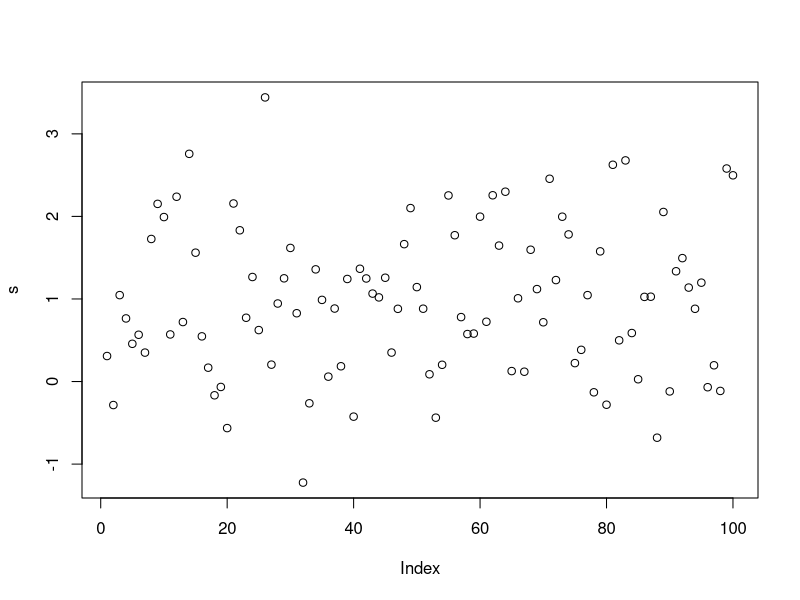
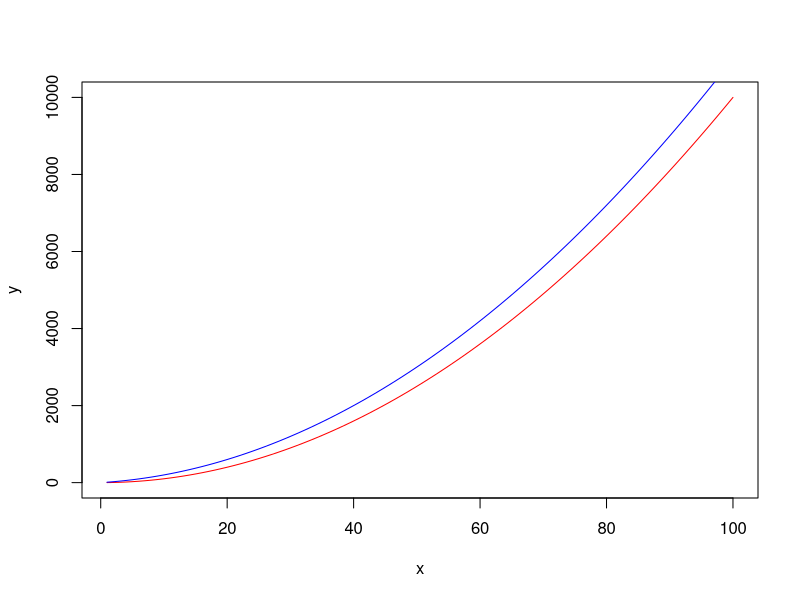
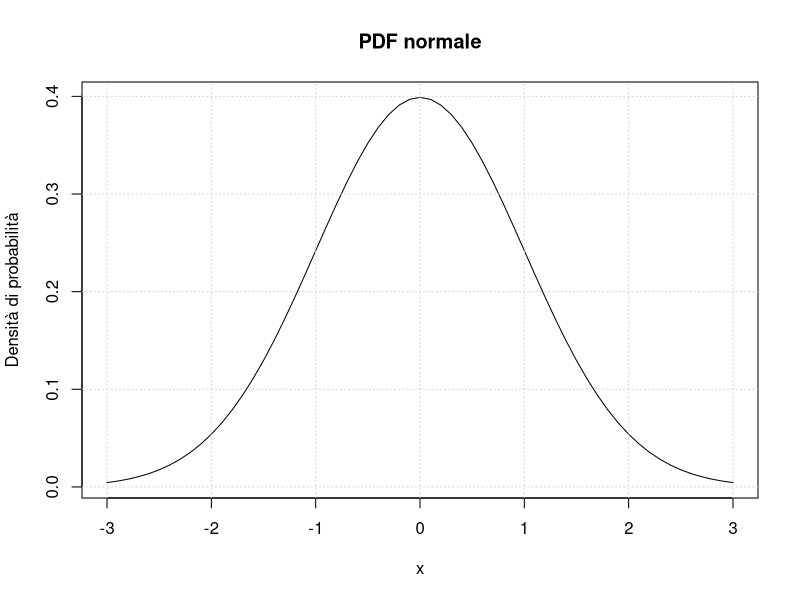
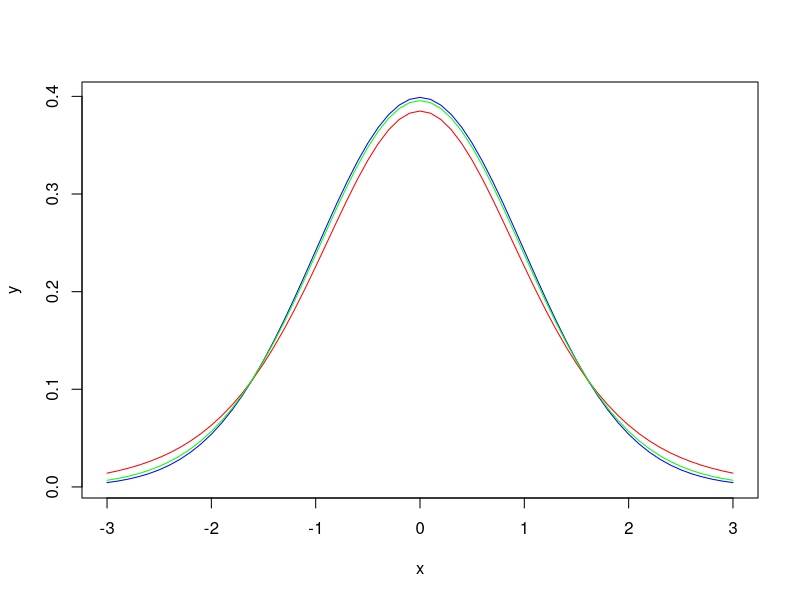
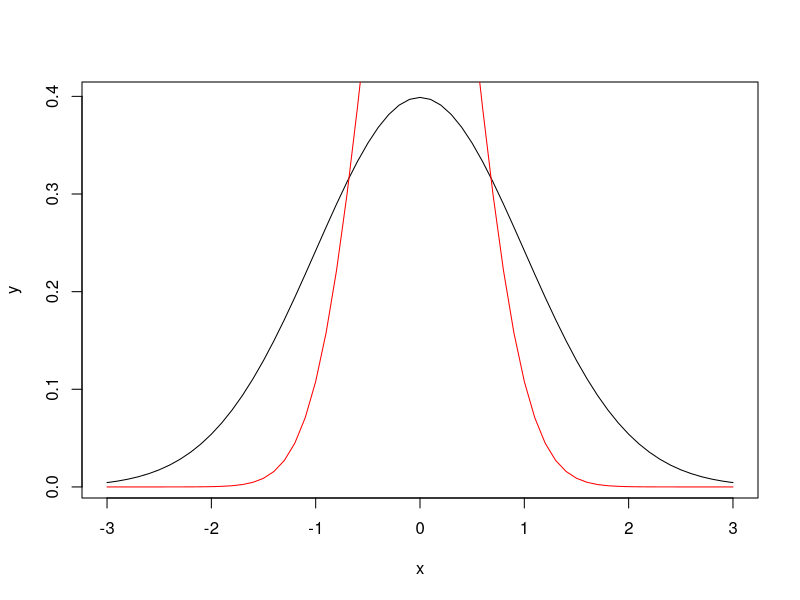
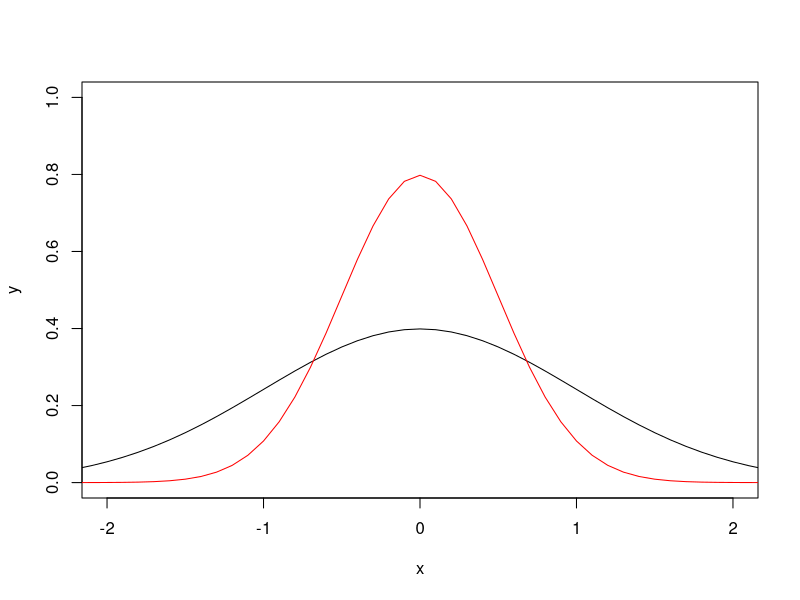
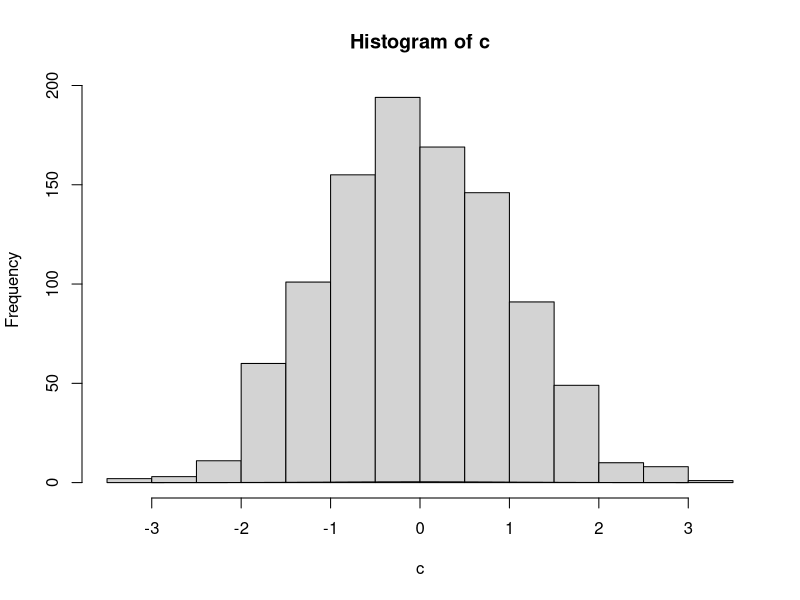
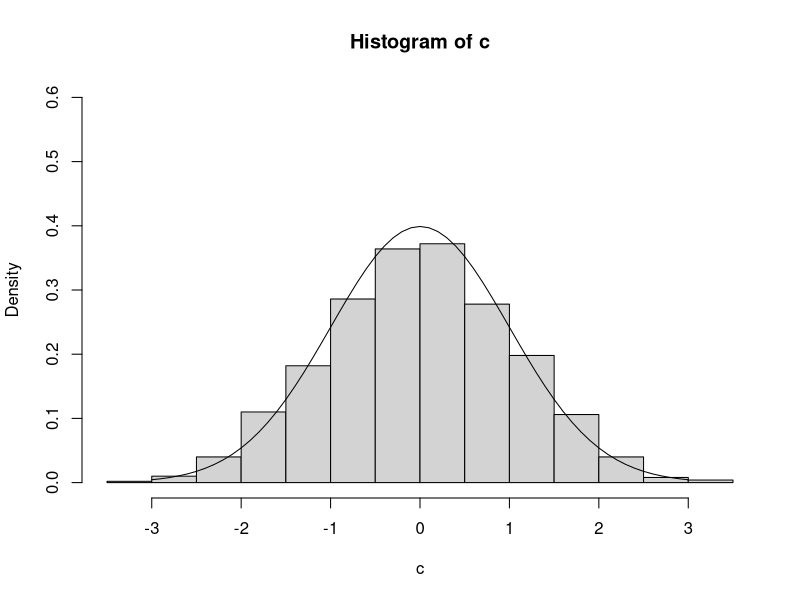

Here is the R script that generated these plots, in order:
## ---- chunk 1
v <- c(10, 14, 12, 9, 7)
mean(v)
var(v)
sd(v)
sd(v)^2
## ---- chunk 2
set.seed(0)
runif(10, 10, 20)
## ---- chunk 3
rt(10, 7)
## ---- chunk 4
s <- rnorm(100, 1, 1)
plot(s)
## ---- chunk 5
x <- 1:100
y <- x^2
y2 <- 10*x+x^2
plot(x, y, typ="l", col="red")
lines(x, y2, col="blue")
## ---- chunk 6
x <- seq(-3, 3, 0.1)
y <- dnorm(x)
plot(x, y, typ="l", xlab="x", ylab="Densità di probabilità", main="PDF normale")
grid()
## ---- chunk 7
yt <- dt(x, 7)
plot(x,y, typ="l", col="blue")
lines(x, yt, col="red")
lines(x, dt(x, 30), col="green")
## ---- chunk 8
yn2 <- dnorm(x, 0, 0.5)
plot(x, y, typ="l")
lines(x, yn2, col="red")
## ---- chunk 9
yn2 <- dnorm(x, 0, 0.5)
plot(x, y, typ="l", ylim=c(0, 1), xlim=c(-2, 2))
lines(x, yn2, col="red")
## ---- chunk 10
c <- rnorm(1000)
hist(c)
lines(x, dnorm(x))
## ---- chunk 11
c <- rnorm(1000)
hist(c, freq=F, ylim=c(0, 0.6))
lines(x, dnorm(x))
